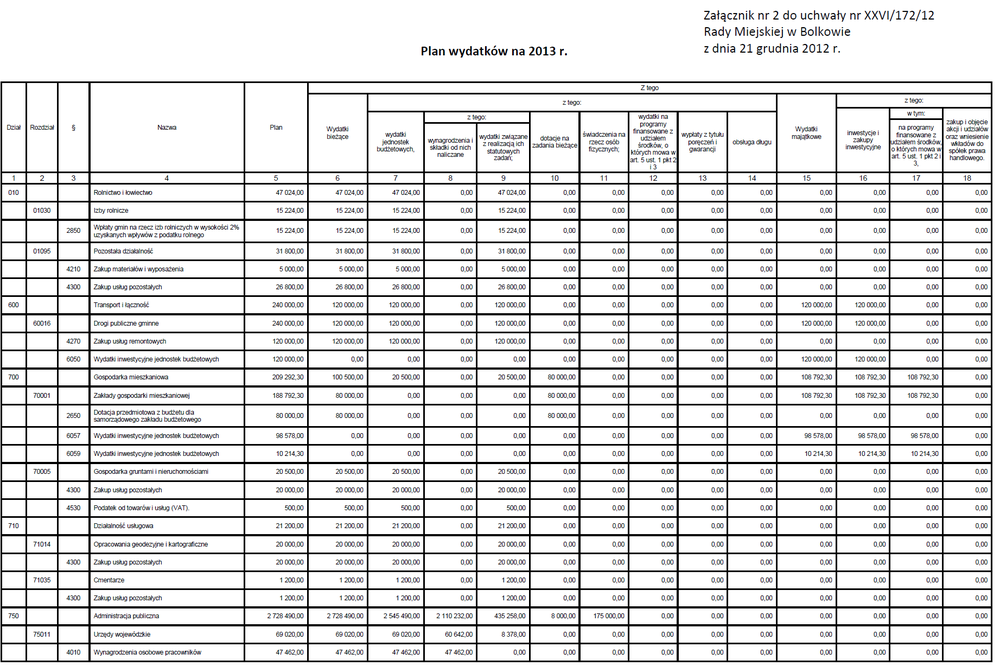
//> input picture 2014/Samorzady/textractvs/textractvs/008.png, 1000 x 666 px, shrunk from 1843 x 1227 before the run
$ ./main 008.png   (built with g++ and OpenCV 4)
//> lines starting //> are read from the running program, lines starting //| are printed output that depends on the picture; after the words box and inside, x2 and y2 are one past the last pixel; in counts of white or black regions, pixels touching at a corner belong together
### 2014/Samorzady/textractvs/textractvs/contours.h
#ifndef __CONTOURS_H_
#define __CONTOURS_H_
#include <vector>
#include <cmath>
#include <stack>
#include <map>
#include <iostream>
#include "opencv2/imgproc/imgproc.hpp"
#include "opencv2/highgui/highgui.hpp"

using namespace std;
using namespace cv;

float angle(Point p1, Point p2, Point p0);
std::vector<vector<Point> > find_squares(std::vector<vector<Point> >&  contours);

std::vector<vector<Point> > find_squares_approximate(std::vector<vector<Point> >&  contours);
std::vector<vector<Point> > filter_small(std::vector<vector<Point> >& contours, float min_size);
std::vector<vector<Point> > filter_size(std::vector<vector<Point> >& contours, int threshold_low, int threshold_high);
std::vector<vector<Point> > filter_flat(std::vector<vector<Point> >& contours, float  ratio_value);
#endif

### 2014/Samorzady/textractvs/textractvs/text_area.h
#ifndef __TEXT_AREA_H_
#define __TEXT_AREA_H_
#include "opencv2/imgproc/imgproc.hpp"
#include "opencv2/highgui/highgui.hpp"
#include <stack>
#include <vector>
#include <algorithm>
using namespace std;
using namespace cv;

class TextArea;
void process_headers(std::vector<TextArea>& text_area, std::vector<std::string>* columnNames);


class TextArea
{
public:
	bool isHeader;
	Point minimal;
	Point maximal;
	std::string text;
	std::string withHeaderText;
	TextArea() :minimal(0), maximal(0), isHeader(false){}
	TextArea(Point& pminimal, Point& pmaximal, std::string area_text) :minimal(pminimal), maximal(pmaximal), text(area_text), isHeader(false){}
	bool operator<(TextArea& o)
	{
		if (minimal.y == o.minimal.y)
			return minimal.x < o.minimal.x;

		return minimal.y < o.minimal.y;
	}

	// [15 lines left out: functions cmp_cols_first, cmp_rows_first, not called in this run]


};

#endif

### 2014/Samorzady/textractvs/textractvs/improc.h
#ifndef __IMPROC_H_
#define __IMPROC_H_

#include "opencv2/imgproc/imgproc.hpp"
#include "opencv2/highgui/highgui.hpp"
#include "opencv2/ml/ml.hpp"
#include <vector>

using namespace std;
using namespace cv;


std::vector< Vec4i > get_h_lines(Mat& img);
std::vector< Vec4i > get_v_lines(Mat& img);
Mat strengthen_lines(Mat &img);
Mat unsubpixel(Mat& img);


#endif

### 2014/Samorzady/textractvs/textractvs/contours.cpp
#include "contours.h"


float angle(Point p1, Point p2, Point p0)
{
	int dx1 = p1.x - p0.x;
	int dy1 = p1.y - p0.y;

	int dx2 = p2.x - p0.x;
	int dy2 = p2.y - p0.y;

	int l1 = sqrt(dx1*dx1 + dy1*dy1);
	int l2 = sqrt(dx2*dx2 + dy2*dy2);
	if (l1 == 0 || l2 == 0)
		return 0;


	return (dx2*dx1 + dy1*dy2) / (l1*l2);
}

//rectangles in fact...
// [31 lines left out: function find_squares, not called in this run]

std::vector<vector<Point> > find_squares_approximate(std::vector<vector<Point> >&  contours)
{
	std::vector<vector<Point> >  squares;
	std::vector<Point> approx;
	for (unsigned int c = 0; c<contours.size(); c++)
	{
		approxPolyDP(contours[c], approx, arcLength(Mat(contours[c]), true)*0.05, true);

		if (approx.size() < 4)
			approx = contours[c];

		unsigned int length = approx.size();

		if (length == 4)
		{
			//printf("good length");
			float maxcosine = 0;
			//printf("%d\n", (-1)%4);
			for (unsigned int i = 1; i < length + 1; i++)
				maxcosine = max(maxcosine, fabs(angle(approx[(i - 1) % length], approx[(i + 1) % length], approx[i%length])));


			if (maxcosine < 0.3)
			{
				//printf("ooo!");
				squares.push_back(approx);

			}
			//else
			//	cout << "maxcosine: " << maxcosine << endl;

		}
		//else
		//	cout << "Bad length " << length << endl;
	}


	return squares;
}


std::vector<vector<Point> > filter_small(std::vector<vector<Point> >& contours, float min_size)
{
	std::vector<vector<Point> > big;
	for (std::vector<vector<Point> >::iterator c = contours.begin(); c != contours.end(); c++)
	{
		if (fabs(contourArea(*c)) >= min_size)
			big.push_back(*c);

	}
	return big;
}

// [11 lines left out: function filter_size, not called in this run]


std::vector<vector<Point> > filter_flat(std::vector<vector<Point> >& contours, float  ratio_value)
{
	std::vector<vector<Point> > filtered;
	std::vector<Point> line1(2);
	std::vector<Point> line2(2);
	float r = 0;
	for (std::vector<vector<Point> >::iterator c = contours.begin(); c != contours.end(); c++)
	{
		//perhaps there is one-line method
		//line1 =  (c[0],c[1]) )
		//line2 =  (c[1],c[2]) )

		line1[0] = (*c)[0];
		line1[1] = (*c)[1];
		line2[0] = (*c)[1];
		line2[1] = (*c)[2];
		float l1 = arcLength(line1, true);
		float l2 = arcLength(line1, true);

		if (l1>l2)
			r = l1 / l2;
		else
			r = l2 / l1;

		if (r<ratio_value)
			filtered.push_back(*c);
	}
	return filtered;
}

### 2014/Samorzady/textractvs/textractvs/improc.cpp
#include "improc.h"

std::vector< Vec4i > get_h_lines(Mat& img)
{

	int h = img.rows;
	int w = img.cols;

	std::vector< Vec4i > lines;

	int length_th = 100;

	for (int x = 0; x<w; x++)
	{
		int y1 = 0;
		int in_row = 0;
		int longest = 0;
		Vec4i longest_line(0, 0, 0, 0);
		for (int y = 0; y<h; y++)
		{
			if (img.at<unsigned char>(y, x) < 180)
			{
				if (in_row == 0)
					y1 = y;
				in_row += 1;
			}

			else
			{
				if (in_row > length_th)
					lines.push_back(Vec4i(x, y1, x, y - 1));
				in_row = 0;
			}


		}
		if (in_row > length_th)
			lines.push_back(Vec4i(x, y1, x, h - 1));

	}
	return lines;
}


std::vector< Vec4i > get_v_lines(Mat& img)
{
	int h = img.rows;
	int w = img.cols;

	std::vector< Vec4i > lines;
	unsigned int length_th = 200;

	for (int y = 0; y<h; y++)
	{
		int x1 = 0;
		int x2 = 0;
		int in_row = 0;
		Vec4i longest_line(0, 0, 0, 0);

		for (int x = 0; x<w; x++)
		{
			if (img.at<unsigned char>(y, x) < 180)
			{
				if (in_row == 0)
					x1 = x;
				in_row += 1;
			}
			else
			{
				if (in_row > length_th)
					lines.push_back(Vec4i(x1, y, x, y));
				in_row = 0;
			}
		}
		if (in_row > length_th)
			lines.push_back(Vec4i(x1, y, w - 1, y));
	}
	return lines;
}


Mat strengthen_lines(Mat &img)
{
	std::vector< Vec4i > vlines = get_v_lines(img);
	std::vector< Vec4i > hlines = get_h_lines(img);


	Mat working_img = Mat(img.rows, img.cols, img.type(), Scalar(255));

	for (unsigned int l = 0; l<vlines.size(); l++)
		line(working_img, Point(vlines[l](0), vlines[l](1)), Point(vlines[l](2), vlines[l](3)), 0);
	for (unsigned int l = 0; l<hlines.size(); l++)
		line(working_img, Point(hlines[l](0), hlines[l](1)), Point(hlines[l](2), hlines[l](3)), 0);
	// [4 lines of commented-out code are left out]

	return working_img;
}

Mat unsubpixel(Mat& img)
{
	Mat unsubpixel_im(img.rows * 3, img.cols * 3, CV_8UC1);
	for (int y = 0; y < img.rows; y++)
	{
		for (int x = 0; x < img.cols; x++)
		{
			//cout << x << " " << y << " " << im.cols <<" " << im.rows <<"\n";
			unsigned char r = img.at<Vec3b>(y, x)[2];
			unsigned char g = img.at<Vec3b>(y, x)[1];
			unsigned char b = img.at<Vec3b>(y, x)[0];
			for (int y0 = 0; y0 < 3; y0++)
			{
				unsubpixel_im.at<unsigned char>(3 * y + y0, 3 * x) = r;
				unsubpixel_im.at<unsigned char>(3 * y + y0, 3 * x + 1) = g;
				unsubpixel_im.at<unsigned char>(3 * y + y0, 3 * x + 2) = b;
			}
		}
	}
	return unsubpixel_im;
}

### 2014/Samorzady/textractvs/textractvs/main.cpp
#include "opencv2/imgproc/imgproc.hpp"
#include "opencv2/highgui/highgui.hpp"
#include "opencv2/ml/ml.hpp"

#include <tesseract/baseapi.h>

#include <iostream>
#include <fstream>
#include <ctype.h>
#include <cstdio>
#include <algorithm>
#include <ctime>
#include <stack>
#include <map>
#include <sstream>

#include "improc.h"
#include "text_area.h"
#include "contours.h"


#include <windows.h>


using namespace cv;
using namespace std;


std::vector< std::string > ocr_contours_no_files(Mat& img, std::vector<vector<Point> >& contours)
{
    std::vector< std::string > results;
	char* outText;
    tesseract::TessBaseAPI *api = new tesseract::TessBaseAPI();
	if (api->Init(NULL, "pol")) {
		fprintf(stderr, "Could not initialize tesseract.\n");
		//exit(1);
		return results;
	}

	for (unsigned int i = 0; i < contours.size(); i++)
	{
		 int minx = img.cols;
		 int maxx = 0;
		 int miny = img.rows;
		 int maxy = 0;
		for (unsigned int j = 0; j < contours[i].size(); j++)
		{
			minx = min(minx,contours[i][j].x);
			maxx = max(maxx,contours[i][j].x);

			miny = min(miny, contours[i][j].y);
			maxy = max(maxy, contours[i][j].y);

		}
		Mat subimg = img(Range(miny, maxy), Range(minx, maxx));
		api->SetImage(subimg.data, subimg.cols, subimg.rows, 1, img.cols);
		outText = api->GetUTF8Text();
		results.push_back(outText);	//memory leak?
		//cout << "OCR output:" << outText;
		//delete[] outText;


	}


	api->End();
	//delete[] outText;

	return results;
}


int main( int argc, char** argv)
{
    if(argc!=2)
    {
        std::cout<<"Wrong usage!";
        exit(-1);
    }
    Mat im = imread( argv[1] );
//> im is the input picture: 666 rows x 1000 cols, CV_8UC3; mean B, G, R 220.4, 220.1, 220.1
    std::cout<<im.rows<<" "<<im.cols<<endl;
//| 666 1000

	Mat imgray;
	bool unsub= true;
	if (unsub == true)
	{
		imgray = unsubpixel(im);
	}
	else
	{
		cvtColor(im, imgray, COLOR_BGR2GRAY);
	}


	//it would be nice to pass threshold level here!
    Mat lines_img = strengthen_lines(imgray);
//> the loop in get_v_lines, `for (int y = 0; y<h; y++)` made 1998 passes
//> x1 on passes 1 to 3: 0, 0, 0
//> after the loop in get_v_lines, `for (int y = 0; y<h; y++)`: lines = 213 items, first 8: [3, 243, 2976, 243], [3, 244, 2976, 244], [3, 245, 2976, 245], [0, 246, 2979, 246], [0, 247, 2979, 247], [0, 248, 2979, 248], [921, 279, 2979, 279], [921, 280, 2979, 280]
//> in strengthen_lines, `std::vector< Vec4i > vlines = get_v_lines(img);`: vlines has the same summary as lines in get_v_lines
//> the loop in get_h_lines, `for (int x = 0; x<w; x++)` made 3000 passes
//> y1 on passes 1 to 3: 246, 246, 246
//> after the loop in get_h_lines, `for (int x = 0; x<w; x++)`: lines = 123 items, first 8: [0, 246, 0, 1985], [1, 246, 1, 1985], [2, 246, 2, 1985], [3, 243, 3, 1985], [4, 243, 4, 1985], [5, 243, 5, 1985], [75, 243, 75, 1985], [76, 243, 76, 1985]
//> in strengthen_lines, `std::vector< Vec4i > hlines = get_h_lines(img);`: hlines has the same summary as lines in get_h_lines
//> after the loop in strengthen_lines, `for (unsigned int l = 0; l<vlines.size(); l++)`:
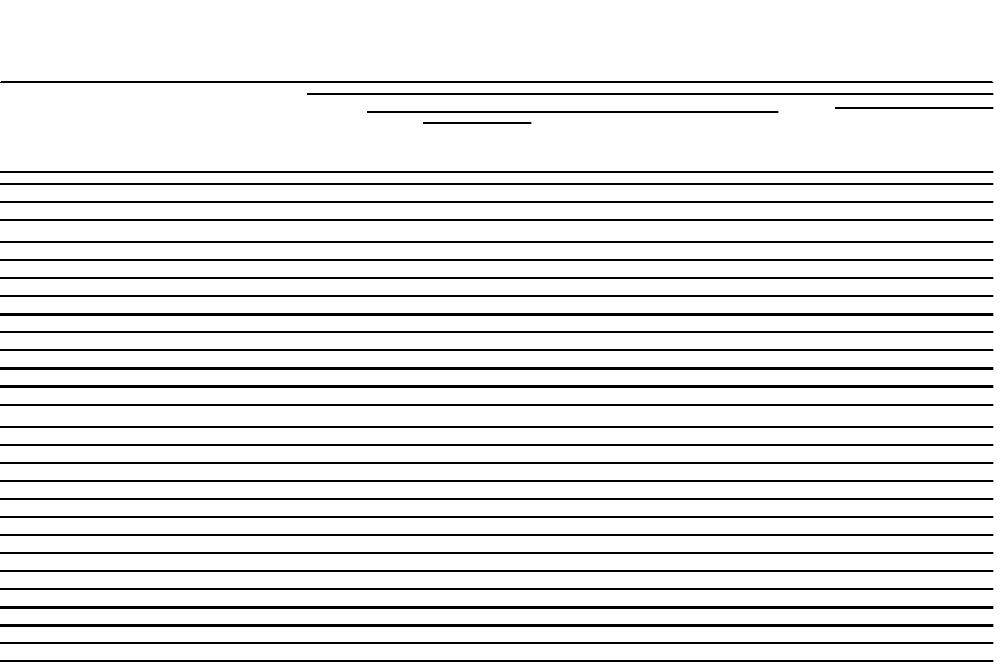
//> working_img: 1998 rows x 3000 cols, CV_8UC1 (shown at 1/3 size); 90.2% white; 33 black regions, largest, box (x1, y1, x2, y2) and area: (0, 939, 2980, 948) 26820, (0, 1101, 2980, 1110) 26820, (0, 1155, 2980, 1164) 26820
//> the loop in strengthen_lines, `for (unsigned int l = 0; l<hlines.size(); l++)` made 123 passes
//> after the loop in strengthen_lines, `for (unsigned int l = 0; l<hlines.size(); l++)`:
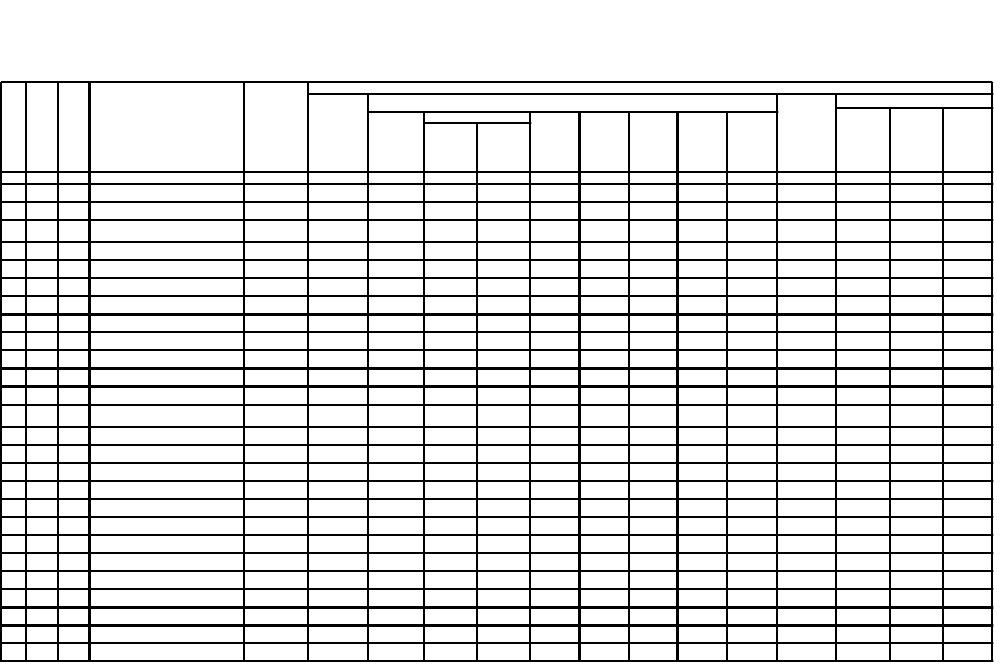
//> working_img: 1998 rows x 3000 cols, CV_8UC1 (shown at 1/3 size); 87.1% white; 1 black region


	//imwrite("nolines.png", imgray - lines_img);
    //imshow("lines_img", lines_img);
    imwrite("i1.png", lines_img);


	vector<vector<Point> > contours;
	vector<Vec4i> hierarchy;

	//strange but it seems that findContours damage image
	Mat lines_img_cpy = lines_img.clone();
	findContours(lines_img_cpy,contours, hierarchy, RETR_TREE, CHAIN_APPROX_SIMPLE);
//> contours = 509 contours; largest, box (x1, y1, x2, y2) and area: (0, 0, 3000, 1998) 793442, (273, 249, 729, 513) 119665, (927, 249, 2973, 279) 59305, (1107, 285, 2328, 333) 57340, (735, 249, 921, 513) 48655

    cout<<"All contours "<<contours.size()<<endl;
//| All contours 509
	vector<vector<Point> > sq;

	for( unsigned int i=0; i< hierarchy.size(); i++)
    {
        if( hierarchy[i][2]==-1 )
            sq.push_back(contours[i]);
    }
//> after the loop, sq has the same summary as contours
    cout<<"Contours no children "<<sq.size()<<endl;
//| Contours no children 509
	////////////////////////////////////////////

	//////////////////////////////////////
	sq = find_squares_approximate(sq);
//> the loop in find_squares_approximate, `for (unsigned int c = 0; c<contours.size(); c++)` made 509 passes
//> after the loop in find_squares_approximate, `for (unsigned int c = 0; c<contours.size(); c++)`: approx = 6 Points (x, y): [0, 0], [2980, 246], [2979, 1986], [0, 1997], [2999, 1997], [2999, 0]; squares = 508 contours; largest, box (x1, y1, x2, y2) and area: (273, 249, 729, 513) 119665, (927, 249, 2973, 279) 59305, (1107, 285, 2328, 333) 57340, (735, 249, 921, 513) 48655, (927, 285, 1101, 513) 39271
//> sq has the same summary as squares in find_squares_approximate
	//sq = find_squares(sq);
	cout<<"Squares "<<sq.size()<<endl;
//| Squares 508
	sq = filter_small(sq,300);
//> after the loop in filter_small, `for (std::vector<vector<Point> >::iterator c = contours.begin(); c != ..`: big has the same summary as squares in find_squares_approximate
	cout<<"Small "<<sq.size()<<endl;
//| Small 508
	sq = filter_flat(sq, 10);
//> the loop in filter_flat, `for (std::vector<vector<Point> >::iterator c = contours.begin(); c != ..` made 508 passes
//> (l1, l2) on passes 1 to 8: (94, 94), (94, 94), (94, 94), (94, 94), (94, 94), (94, 94), (94, 94), (94, 94)
	cout<<"Flat "<<sq.size()<<endl;
//| Flat 508


	//main part, pass cells coordinates to TesseractOCR and get results!
//> (the run ends here: the program needs code that is not available in this run, at `tesseract::TessBaseAPI *api = new tesseract::TessBaseAPI();`)

$ run again, on 2014/Samorzady/textractvs/textractvs/i1z.png
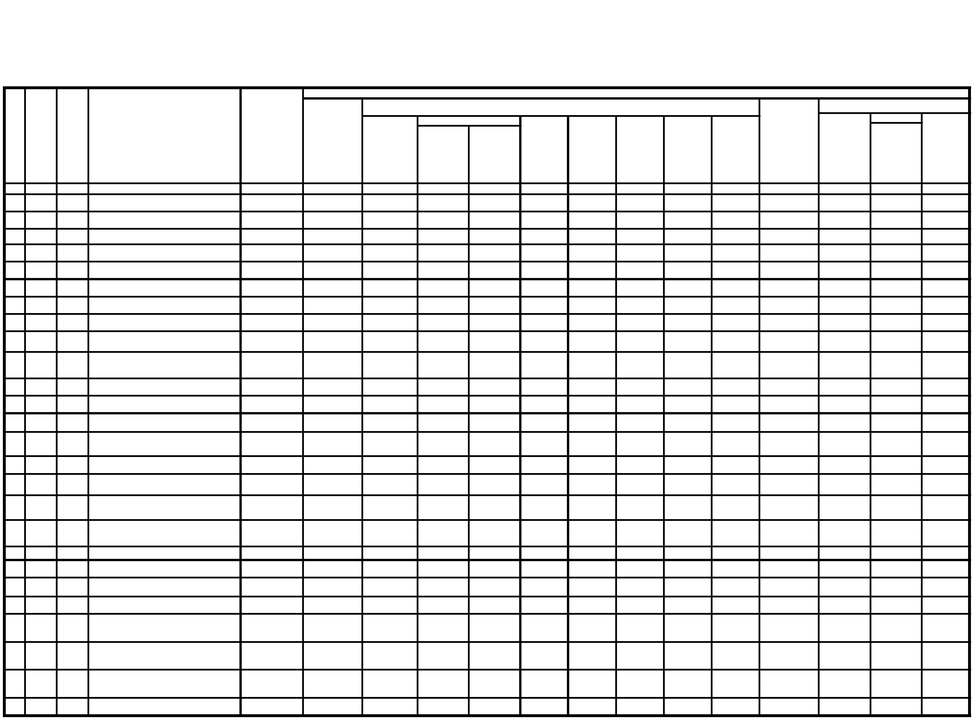
//> input picture 2014/Samorzady/textractvs/textractvs/i1z.png, 979 x 720 px, shrunk from 5103 x 3753 before the run
//> im is the input picture: 720 rows x 979 cols, CV_8UC3; min 0, max 255, mean 227.2
//| 720 979
//> after the loop in get_v_lines, `for (int y = 0; y<h; y++)`: lines = 219 items, first 8: [9, 258, 2913, 258], [9, 259, 2913, 259], [9, 260, 2913, 260], [9, 261, 2913, 261], [9, 262, 2913, 262], [9, 263, 2913, 263], [9, 264, 2913, 264], [9, 265, 2913, 265]
//> vlines has the same summary as lines in get_v_lines
//> the loop in get_h_lines, `for (int x = 0; x<w; x++)` made 2937 passes
//> y1 on passes 1 to 3: 0, 0, 0
//> after the loop in get_h_lines, `for (int x = 0; x<w; x++)`: lines = 147 items, first 8: [9, 258, 9, 2150], [10, 258, 10, 2150], [11, 258, 11, 2150], [12, 258, 12, 2150], [13, 258, 13, 2150], [14, 258, 14, 2150], [15, 258, 15, 2150], [16, 258, 16, 2150]
//> hlines has the same summary as lines in get_h_lines
//> after the loop in strengthen_lines, `for (unsigned int l = 0; l<vlines.size(); l++)`:
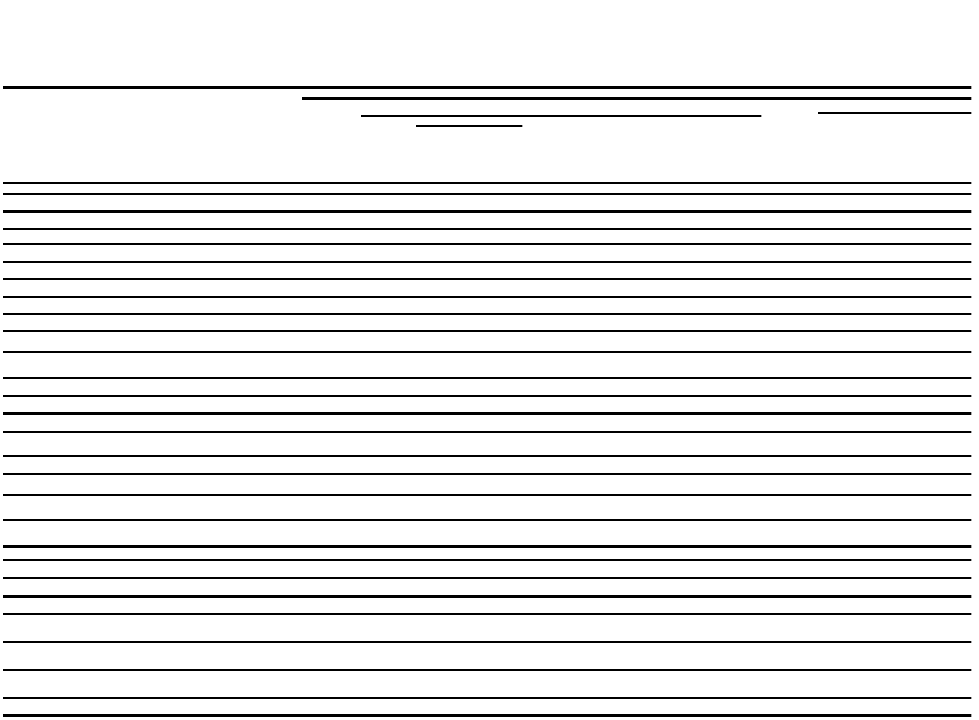
//> working_img: 2160 rows x 2937 cols, CV_8UC1 (shown at 1/3 size); 90.7% white; 33 black regions, largest, box (x1, y1, x2, y2) and area: (9, 258, 2914, 267) 26145, (9, 630, 2914, 639) 26145, (9, 1236, 2914, 1245) 26145
//> the loop in strengthen_lines, `for (unsigned int l = 0; l<hlines.size(); l++)` made 147 passes
//> after the loop in strengthen_lines, `for (unsigned int l = 0; l<hlines.size(); l++)`:
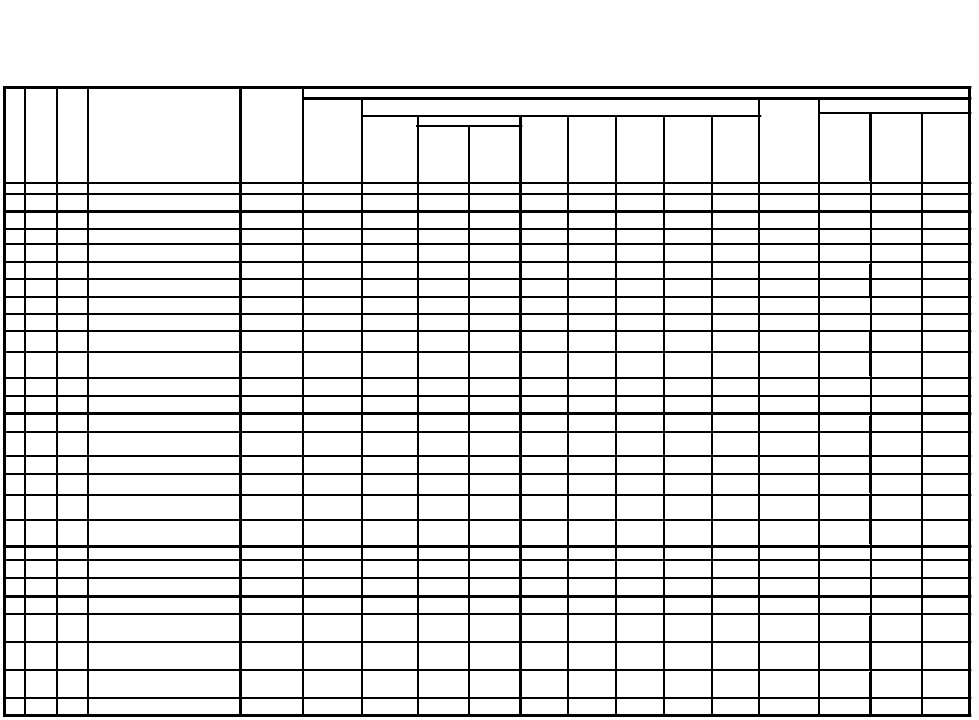
//> working_img: 2160 rows x 2937 cols, CV_8UC1 (shown at 1/3 size); 87.4% white; 1 black region
//> contours = 510 contours; largest, box (x1, y1, x2, y2) and area: (0, 0, 2937, 2160) 6338824, (8, 257, 2915, 2152) 5502276, (267, 267, 717, 546) 124822, (1089, 300, 2274, 345) 52096, (726, 267, 906, 546) 49762
//| All contours 510
//> after the loop `for( unsigned int i=0; i< hierarchy.size(); i++)`: sq = 508 contours; largest, box (x1, y1, x2, y2) and area: (267, 267, 717, 546) 124822, (1089, 300, 2274, 345) 52096, (726, 267, 906, 546) 49762, (912, 267, 2904, 291) 45793, (2280, 300, 2454, 546) 42358
//| Contours no children 508
//> the loop in find_squares_approximate, `for (unsigned int c = 0; c<contours.size(); c++)` made 508 passes
//> after the loop in find_squares_approximate, `for (unsigned int c = 0; c<contours.size(); c++)`: approx = 4 Points (x, y): [18, 267], [18, 545], [71, 545], [71, 267]; squares = 508 contours; largest, box (x1, y1, x2, y2) and area: (267, 267, 717, 546) 124822, (1089, 300, 2274, 345) 52096, (726, 267, 906, 546) 49762, (912, 267, 2904, 291) 45793, (2280, 300, 2454, 546) 42385
//> `sq = find_squares_approximate(sq);`: sq has the same summary as squares in find_squares_approximate
//| Squares 508
//> after the loop in filter_small, `for (std::vector<vector<Point> >::iterator c = contours.begin(); c != ..`: big has the same summary as squares in find_squares_approximate
//| Small 508
//> the loop in filter_flat, `for (std::vector<vector<Point> >::iterator c = contours.begin(); c != ..` made 508 passes
//> (l1, l2) on passes 1 to 8: (88, 88), (88, 88), (88, 88), (88, 88), (88, 88), (88, 88), (88, 88), (88, 88)
//| Flat 508
